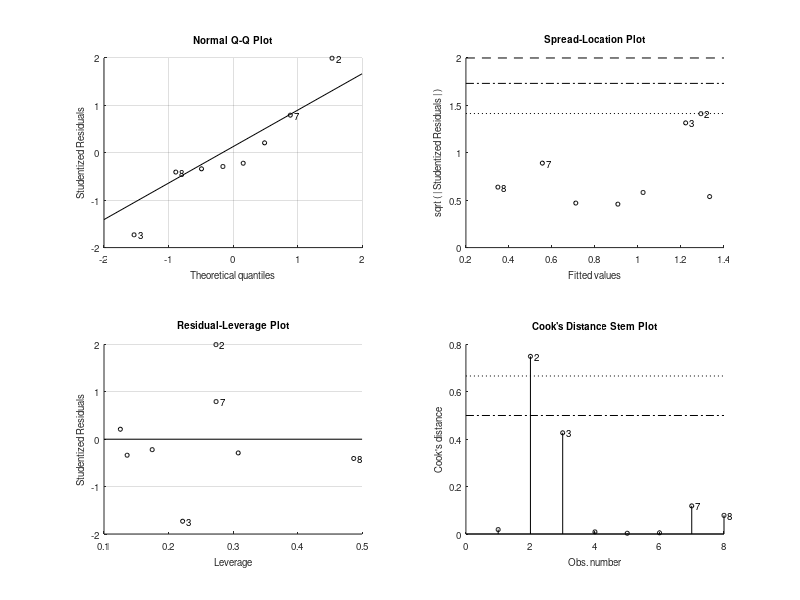
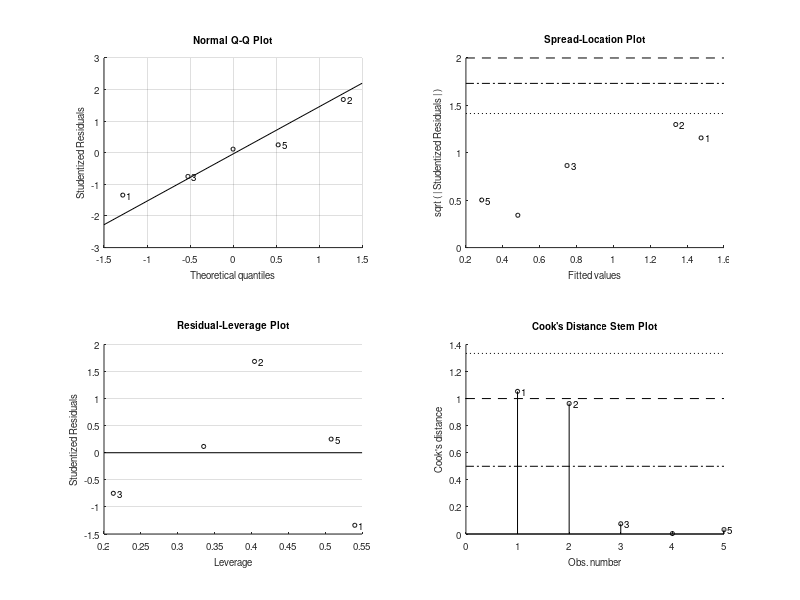

Source code (MATLAB) for these figures, in order: (Note: this script raises an error after producing the figures.)
clear alex taylor

taylor(:,1) = [571731.48;577258.98;580978.1;587346.4;591126.5;597353.2;601796.1;608101];
taylor(:,2) = [6737517.35;6733918.68;6730286.9;6730436.4;6724959.2;6730694.1;6734532.2;6736574.4];
taylor(:,3) = [2620;2640;2380;2225;2070;1915;1765;1615];
taylor(:,4) = [3.2;3.7;2.6;2.7;2.4;1.78;1.65;0.91];
taylor(:,5) = [0.407;0.409;0.394;0.364;0.388;0.385;0.390;0.342];
taylor(:,6) = [1.302;1.513;1.024;0.983;0.932;0.685;0.643;0.311];

alex(:,1) = [566453.4;570077.4;595349.9;601424.8;605031];
alex(:,2) = [6727621.2;6732429.7;6741065.2;6753607.6;6762717.2];
alex(:,3) = [2610;2730;2321;2472;2434];
alex(:,6) = [1.30;1.59;0.62;0.50;0.32];
  %  alex = alex(3:end,:);

%% Distance from Divide Regression
% Dt = sqrt((taylor(:,1)-taylor(1,1)).^2+(taylor(:,2)-taylor(1,2)).^2)/1000;
% Da = sqrt((alex(:,1)-taylor(1,1)).^2+(alex(:,2)-taylor(1,2)).^2)/1000;
Dt = sqrt((taylor(:,1)-alex(1,1)).^2+(taylor(:,2)-alex(1,2)).^2)/1000;
Da = sqrt((alex(:,1)-alex(1,1)).^2+(alex(:,2)-alex(1,2)).^2)/1000;

LMt = fitlm(Dt,taylor(:,6));
LMa = fitlm(Da,alex(:,6));

[Ft, Gt] = fit(Dt,taylor(:,6),'poly1');
    CIt = predint(Ft,Dt);
[Fa, Ga] = fit(Da,alex(:,6),'poly1');
    CIa = predint(Fa,Da);

    [Dat, Iat] = sort([Da; Dt]); AT = [alex(:,6); taylor(:,6)]; AT = AT(Iat);    
[Fat, Gat] = fit(Dat,AT,'poly1');
    CIat = predint(Fat,Dat);    
    


clf
plot(Dt,taylor(:,6),'.', 'MarkerSize',13, 'Color',rgb('DarkCyan')); hold on
    pt = plot(Ft);    set(pt,'Color',rgb('DarkCyan')); set(pt, 'LineWidth',1.5)
    plot(Dt, CIt(:,1),'--', 'Color',rgb('DarkCyan'), 'LineWidth',.2)
    plot(Dt, CIt(:,2),'--','Color',rgb('DarkCyan'), 'LineWidth',.2)

plot(Da,alex(:,6),'.', 'MarkerSize',13, 'Color',rgb('OrangeRed'))
    pa = plot(Fa);   set(pa,'Color',rgb('OrangeRed')); set(pa, 'LineWidth',1.5)
    plot(Da, CIa(:,1), '--','Color',rgb('OrangeRed'), 'LineWidth',.2)
    plot(Da, CIa(:,2),'--','Color',rgb('OrangeRed'), 'LineWidth',.2)

legend([pt,pa],'Taylor1969','Alex2016')
    xlabel('Distance from Sian Camp (km)'); ylabel('SWE (m w.e.)')
    yl = ylim;
    ylim([0, yl(2)]);
    
figure(2); clf
    pt = plot(Fat);    set(pt,'Color','k'); set(pt, 'LineWidth',1.5); hold on
%     plot(Dat, CIat(:,1),'--', 'Color','k', 'LineWidth',.2)
%     plot(Dat, CIat(:,2),'--','Color','k', 'LineWidth',.2)
L(2) = plot(Da,alex(:,6),'.', 'MarkerSize',13, 'Color',rgb('OrangeRed'));
       plot(Da,alex(:,6),'.', 'MarkerSize',13, 'Color',rgb('OrangeRed'));
L(1) = plot(Dt,taylor(:,6),'.', 'MarkerSize',13, 'Color',rgb('DarkCyan')); hold on
    xlim([min(Dat), max(Dat)]); ylim([0 2])
    grid on
        xlabel('Distance from mountain divide (km)'); ylabel('SWE (m w.e.)')
        legend(L,'Taylor (1969)','Pulwicki and Flowers (2017)', 'Location','northoutside')
saveFIG_IGS('AccumGrad',1,8.6)

%% Elevation Regression

[~, I] =sort(alex(:,3)); 
Ea = [alex(I,3), alex(I,6)];

LMt = fitlm(taylor(:,3),taylor(:,6));
LMa = fitlm(Ea(:,1),Ea(:,2));

[Ft, Gt] = fit(taylor(:,3),taylor(:,6),'poly1');
    CIt = predint(Ft,taylor(:,3));
[Fa, Ga] = fit(Ea(:,1),Ea(:,2),'poly1');
    CIa = predint(Fa,Ea(:,1));


clf
plot(taylor(:,3),taylor(:,6),'.', 'MarkerSize',13, 'Color',rgb('DarkCyan')); hold on
    pt = plot(Ft);    set(pt,'Color',rgb('DarkCyan')); set(pt, 'LineWidth',1.5)
    plot(taylor(:,3), CIt(:,1),'--', 'Color',rgb('DarkCyan'), 'LineWidth',.2)
    plot(taylor(:,3), CIt(:,2),'--','Color',rgb('DarkCyan'), 'LineWidth',.2)

plot(Ea(:,1),Ea(:,2),'.', 'MarkerSize',13, 'Color',rgb('OrangeRed'))
    pa = plot(Fa);   set(pa,'Color',rgb('OrangeRed')); set(pa, 'LineWidth',1.5)
    plot(Ea(:,1), CIa(:,1), '--','Color',rgb('OrangeRed'), 'LineWidth',.2)
    plot(Ea(:,1), CIa(:,2),'--','Color',rgb('OrangeRed'), 'LineWidth',.2)

legend([pt,pa],'Taylor1969','Alex2016')
    xlabel('Elevation (m a.s.l.)'); ylabel('SWE (m w.e.)')
    yl = ylim;
    ylim([0, yl(2)]);
    
    
    
    
%% Winter balance-elevation gradients

%clear
%load TopoSWE.mat

for g = 1:3; glacier = options.glacier{g};
    [swe, topo] = ObsInCell(fullSWE.S2.input, topo_sampled_ns);
    WB      = swe.(glacier)(:,1)*1000;
    elev    = topo.(glacier).elevation/10; 
        elev = [ones(length(elev),1), elev];
    ElevGrad(:,g) = regress(WB,elev);
    %subplot(1,3,g)
    %plot(elev(:,2),WB,'.')
end

ElevGrad(2,:)